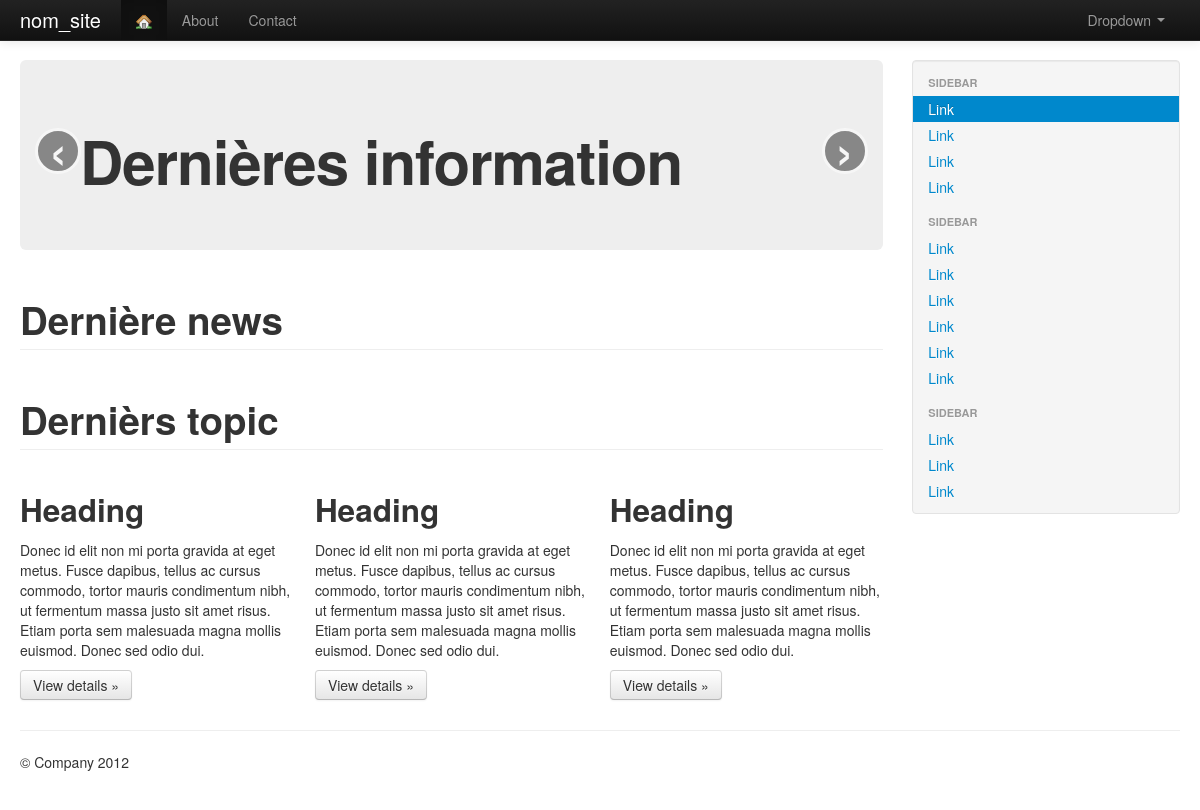
Before: / with the older database file.
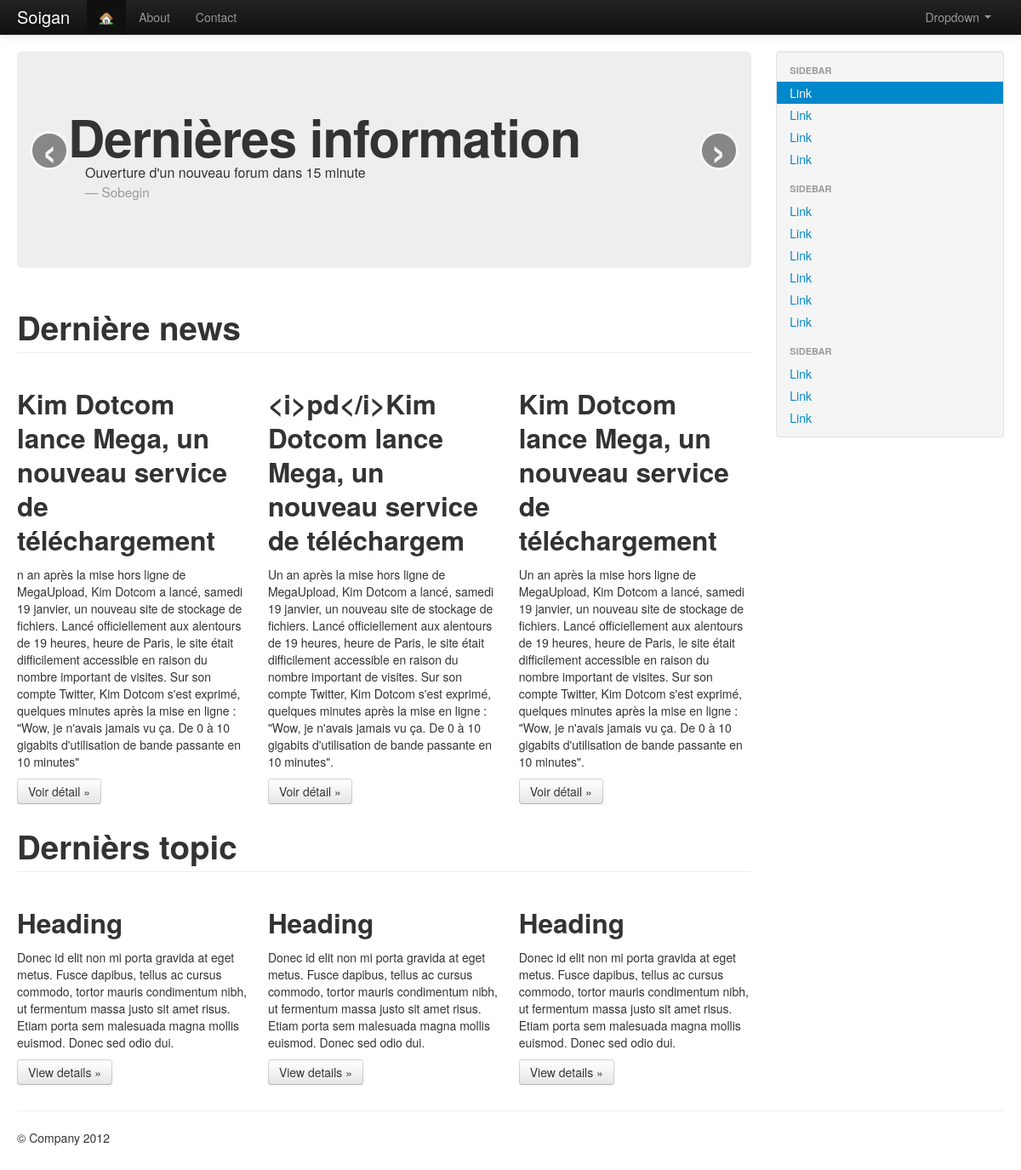
After: the same page with the newer database file.
### tables this page shows
CREATE TABLE IF NOT EXISTS `last_info` (
  `id` int(11) NOT NULL AUTO_INCREMENT,
  `information` text NOT NULL,
  `auteur` varchar(65) NOT NULL,
  `id_auteur` int(11) NOT NULL,
  PRIMARY KEY (`id`)
);

CREATE TABLE IF NOT EXISTS `news` (
  `idnews` int(11) NOT NULL AUTO_INCREMENT,
  `titre` varchar(65) NOT NULL,
  `resumer` text NOT NULL,
  `contenus` text NOT NULL,
  `date` datetime NOT NULL,
  `iduser` int(11) NOT NULL,
  `auteur` varchar(65) NOT NULL,
  `photo` varchar(65) NOT NULL,
  `statut` tinyint(1) NOT NULL,
  PRIMARY KEY (`idnews`)
);

### index.php (the view, shortened to what this page needs)
<?php include 'head.php'; ?>
<div class="container-fluid">
      <div class="row-fluid">
        <div class="span9">
<div id="myCarousel" class="carousel slide">
  <div class="carousel-inner">
    <div class="active item"><div class="hero-unit">
            <h1>Dernières information</h1>
            <?php
            $reponse = $bdd->query('SELECT * FROM last_info ORDER BY id DESC LIMIT 0,1');
                while ($donnees = $reponse->fetch(PDO::FETCH_ASSOC)) {
              ?>
              <blockquote>
              <p><?php echo $donnees['information'] ?></p>
              <small><?php echo $donnees['auteur'] ?></small>
              </blockquote>
              <?php
               }
 ?>
          </div></div>
  </div>
  <a class="carousel-control left" href="#myCarousel" data-slide="prev">&lsaquo;</a>
  <a class="carousel-control right" href="#myCarousel" data-slide="next">&rsaquo;</a>
</div>
          <h1 class="page-header">Dernière news</h1>
          <div class="row-fluid">
            <?php  $reponse = $bdd->query('SELECT * FROM news WHERE statut = 1 ORDER BY idnews DESC LIMIT 0,3 ');
            while($news = $reponse->fetch(PDO::FETCH_ASSOC)){
              ?>
                <div class="span4">
              <h2><?php echo htmlspecialchars($news['titre']) ?></h2>
              <p><?php echo $news['resumer'] ?></p>
              <p><a class="btn" href="news.php?id=<?php echo $news['idnews'] ?>">Voir détail &raquo;</a></p>
            </div>
              <?php
            }
            ?>
          </div>
          <h1 class="page-header">Dernièrs topic</h1>
          <div class="row-fluid">
            <div class="span4">
              <h2>Heading</h2>
              <p>Donec id elit non mi porta gravida at eget metus. Fusce dapibus, tellus ac cursus commodo, tortor mauris condimentum nibh, ut fermentum massa justo sit amet risus. Etiam porta sem malesuada magna mollis euismod. Donec sed odio dui. </p>
              <p><a class="btn" href="#">View details &raquo;</a></p>
            </div>
            <div class="span4">
              <h2>Heading</h2>
              <p>Donec id elit non mi porta gravida at eget metus. Fusce dapibus, tellus ac cursus commodo, tortor mauris condimentum nibh, ut fermentum massa justo sit amet risus. Etiam porta sem malesuada magna mollis euismod. Donec sed odio dui. </p>
              <p><a class="btn" href="#">View details &raquo;</a></p>
            </div>
            <div class="span4">
              <h2>Heading</h2>
              <p>Donec id elit non mi porta gravida at eget metus. Fusce dapibus, tellus ac cursus commodo, tortor mauris condimentum nibh, ut fermentum massa justo sit amet risus. Etiam porta sem malesuada magna mollis euismod. Donec sed odio dui. </p>
              <p><a class="btn" href="#">View details &raquo;</a></p>
            </div>
          </div>        </div>
<?php include 'pied.php' ?>

### head.php (shortened to what this page needs)
<?php include 'config.php'; ?>
<!DOCTYPE html>
<html lang="en">
  <head>
    <link href="css/bootstrap.css" rel="stylesheet">
    <link href="css/bootstrap-responsive.css" rel="stylesheet">
    <link href="css/lightbox.css" rel="stylesheet" />
  </head>
  <body>
    <div class="navbar navbar-inverse navbar-fixed-top">
      <div class="navbar-inner">
        <div class="container-fluid">
          <a class="brand" href="#"><?php echo nom_site ?></a>
          <div class="nav-collapse collapse">
                  <ul class="nav navbar-text pull-right" role="navigation">
                    <li class="dropdown">
                      <a id="drop1" href="#" role="button" class="dropdown-toggle" data-toggle="dropdown">Dropdown <b class="caret"></b></a>
                    </li>
                  </ul>
            <ul class="nav">
              <li class="active"><a href="index.php"><?php icon('house'); ?></a></li>
              <li><a href="#about">About</a></li>
              <li><a href="#contact">Contact</a></li>
            </ul>
          </div>
        </div>
      </div>
    </div>

### config.php (shortened to what this page needs)
<?php
	function icon($nom){
			echo '<img src="icons/'.$nom.'.png" alt="Icon :'.$nom.'">';
	}
?>

### pied.php (shortened to what this page needs)
 <div class="span3">
           <div class="well sidebar-nav">
            <ul class="nav nav-list">
              <li class="nav-header">Sidebar</li>
              <li class="active"><a href="#">Link</a></li>
              <li><a href="#">Link</a></li>
              <li><a href="#">Link</a></li>
              <li><a href="#">Link</a></li>
              <li class="nav-header">Sidebar</li>
              <li><a href="#">Link</a></li>
              <li><a href="#">Link</a></li>
              <li><a href="#">Link</a></li>
              <li><a href="#">Link</a></li>
              <li><a href="#">Link</a></li>
              <li><a href="#">Link</a></li>
              <li class="nav-header">Sidebar</li>
              <li><a href="#">Link</a></li>
              <li><a href="#">Link</a></li>
              <li><a href="#">Link</a></li>
            </ul>
          </div>
        </div>
      </div>
      <hr>
      <footer>
        <p>&copy; Company 2012</p>
      </footer>
    </div>
  </body>
</html>

### head.php (style rules this page uses)
body { padding-top: 60px; padding-bottom: 40px; }
.sidebar-nav { padding: 9px 0; }

Changed rows visible on the page:
added last_info: information "Ouverture d'un nouveau forum dans 15 minute", auteur "Sobegin"
added news: titre "Kim Dotcom lance Mega, un nouveau service de téléchargement", resumer "n an après la mise hors ligne de MegaUpload, Kim Dotcom a lancé, samedi 19 janvier, un nouveau site de stockage de fichiers. Lancé officiellement aux alentours de 19 heures, heure de Paris, le site était difficilement accessible en raison du nombre important de visites. Sur son compte Twitter, Kim Dotcom s'est exprimé, quelques minutes après la mise en ligne : \"Wow, je n'avais jamais vu ça. De 0 à 10 gigabits d'utilisation de bande passante en 10 minutes\""
added news: titre "<i>pd</i>Kim Dotcom lance Mega, un nouveau service de téléchargem", resumer "Un an après la mise hors ligne de MegaUpload, Kim Dotcom a lancé, samedi 19 janvier, un nouveau site de stockage de fichiers. Lancé officiellement aux alentours de 19 heures, heure de Paris, le site était difficilement accessible en raison du nombre important de visites. Sur son compte Twitter, Kim Dotcom s'est exprimé, quelques minutes après la mise en ligne : \"Wow, je n'avais jamais vu ça. De 0 à 10 gigabits d'utilisation de bande passante en 10 minutes\"."
added news: titre "Kim Dotcom lance Mega, un nouveau service de téléchargement", resumer "Un an après la mise hors ligne de MegaUpload, Kim Dotcom a lancé, samedi 19 janvier, un nouveau site de stockage de fichiers. Lancé officiellement aux alentours de 19 heures, heure de Paris, le site était difficilement accessible en raison du nombre important de visites. Sur son compte Twitter, Kim Dotcom s'est exprimé, quelques minutes après la mise en ligne : \"Wow, je n'avais jamais vu ça. De 0 à 10 gigabits d'utilisation de bande passante en 10 minutes\"."
Other visible differences:
nom_site: "nom_site" → "Soigan"
